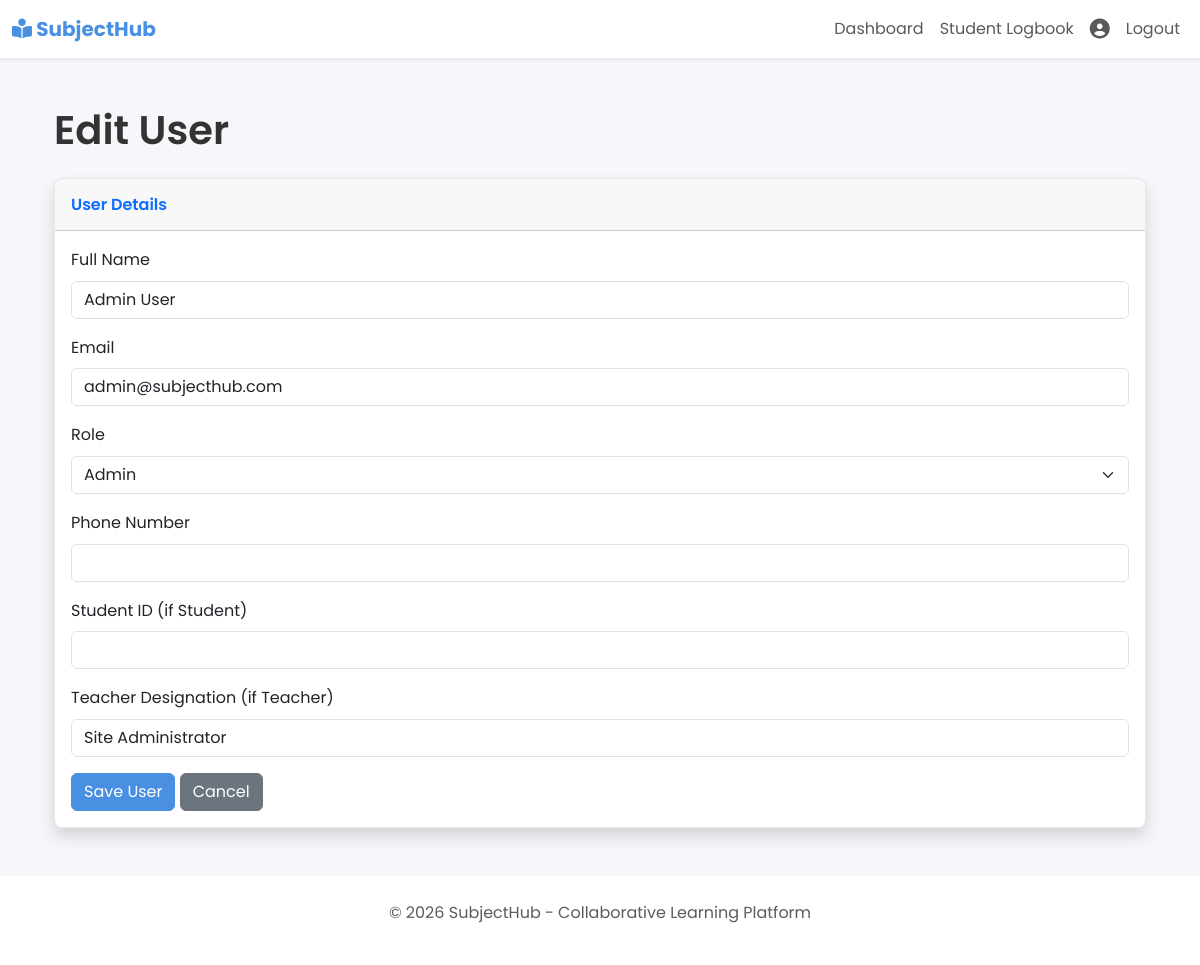
Screenshot of /templates/manage_user.php?id=1 (signed in) with the database file from the repository.
### tables this page shows
CREATE TABLE `users` (
  `id` INT(11) NOT NULL AUTO_INCREMENT,
  `full_name` VARCHAR(100) NOT NULL,
  `email` VARCHAR(100) NOT NULL,
  `password` VARCHAR(255) NOT NULL,
  `role` ENUM('student','teacher','admin') NOT NULL,
  `profile_completed` TINYINT(1) NOT NULL DEFAULT 0,
  `student_id` VARCHAR(50) DEFAULT NULL,
  `teacher_designation` VARCHAR(100) DEFAULT NULL,
  `phone_number` VARCHAR(20) DEFAULT NULL,
  `created_at` TIMESTAMP NOT NULL DEFAULT CURRENT_TIMESTAMP,
  PRIMARY KEY (`id`),
  UNIQUE KEY `email` (`email`)
);

### src/controllers/admin_controller.php (called while the page is built, shortened)
<?php
function get_user_by_id($pdo, $user_id) {
    $sql = "SELECT id, full_name, email, role, student_id, teacher_designation, phone_number FROM users WHERE id = ?";
    $stmt = $pdo->prepare($sql);
    $stmt->execute([$user_id]);
    return $stmt->fetch(PDO::FETCH_ASSOC);
}

### templates/manage_user.php (the view, shortened to what this page needs)
<?php
require_once '../src/controllers/admin_controller.php';
$user_id = isset($_GET['id']) ? filter_input(INPUT_GET, 'id', FILTER_VALIDATE_INT) : null;
$user_data = [
    'full_name' => '',
    'email' => '',
    'role' => 'student',
    'student_id' => '',
    'teacher_designation' => '',
    'phone_number' => ''
];
$form_action = 'add_user';
if ($user_id) {
    $user_data = get_user_by_id($pdo, $user_id);
    $form_action = 'edit_user';
}
include 'partials/header.php';
?>
<div class="container">
    <h1 class="my-4"><?php echo $user_id ? 'Edit User' : 'Add New User'; ?></h1>
    <div class="card shadow mb-4">
        <div class="card-header py-3">
            <h6 class="m-0 font-weight-bold text-primary">User Details</h6>
        </div>
        <div class="card-body">
            <form action="../src/controllers/admin_controller.php?action=<?php echo $form_action; ?>" method="POST">
                <div class="mb-3">
                    <label for="full_name" class="form-label">Full Name</label>
                    <input type="text" class="form-control" id="full_name" name="full_name" value="<?php echo htmlspecialchars($user_data['full_name']); ?>" required>
                </div>
                <div class="mb-3">
                    <label for="email" class="form-label">Email</label>
                    <input type="email" class="form-control" id="email" name="email" value="<?php echo htmlspecialchars($user_data['email']); ?>" required>
                </div>
                <div class="mb-3">
                    <label for="role" class="form-label">Role</label>
                    <select class="form-select" id="role" name="role" required>
                        <option value="admin" <?php echo ($user_data['role'] === 'admin') ? 'selected' : ''; ?>>Admin</option>
                    </select>
                </div>
                <div class="mb-3">
                    <label for="phone_number" class="form-label">Phone Number</label>
                    <input type="text" class="form-control" id="phone_number" name="phone_number" value="<?php echo htmlspecialchars($user_data['phone_number']); ?>">
                </div>
                <div class="mb-3">
                    <label for="student_id" class="form-label">Student ID (if Student)</label>
                    <input type="text" class="form-control" id="student_id" name="student_id" value="<?php echo htmlspecialchars($user_data['student_id']); ?>">
                </div>
                <div class="mb-3">
                    <label for="teacher_designation" class="form-label">Teacher Designation (if Teacher)</label>
                    <input type="text" class="form-control" id="teacher_designation" name="teacher_designation" value="<?php echo htmlspecialchars($user_data['teacher_designation']); ?>">
                </div>
                <button type="submit" class="btn btn-primary">Save User</button>
                <a href="admin_dashboard.php" class="btn btn-secondary">Cancel</a>
            </form>
        </div>
    </div>
</div>
<?php include 'partials/footer.php'; ?>

### public/css/style.css (style rules this page uses)
body { font-family: 'Poppins', sans-serif; color: #333333; line-height: 1.6; position: relative; background-color: #f5f7fa; }
body::before { content: ''; position: fixed; top: 0; left: 0; width: 100%; height: 100%; background-image: url('../assets/background.jpg'); background-size: cover; background-position: center; background-repeat: no-repeat; filter: blur(8px) brightness(0.9); z-index: -1; }
h1, h2, h3, h4, h5, h6 { font-weight: 600; }
.btn-primary { background-color: #4a90e2; border-color: #4a90e2; transition: background-color 0.3s ease; }
.card { border: 1px solid #e8e8e8; border-radius: 8px; box-shadow: 0 4px 12px rgba(0, 0, 0, 0.06); transition: transform 0.3s ease, box-shadow 0.3s ease; }

### rows the page displays
users: full_name "Admin User", email "admin@subjecthub.com", role "Admin", teacher_designation "Site Administrator"
